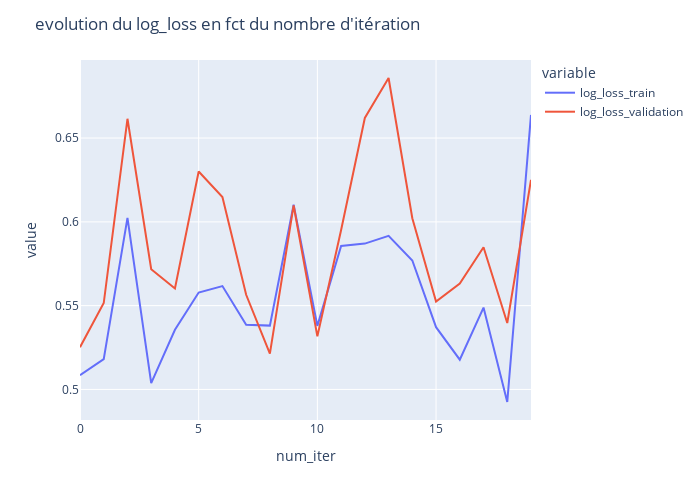

Notebook code for this chart:
### Markdown cell above
|Entrainnement par batches|
-----------------------------

### Code cell
#Entrainnement par batches 
classes = [ 0,  2, 16, 21, 22, 23, 30, 31, 32, 33,]
model_gradient_boosting = GradientBoostingClassifier ( loss = 'log_loss' )
num_iter = 20
train_batch_size = X_train.shape[0]//num_iter 
print ('train_batch_size ', train_batch_size)
validation_batch_size = X_validation.shape [0]//num_iter 
print ('test_batch_size ', validation_batch_size)
#accuracy_train = []
#accuracy_test = []
log_loss_train = []
log_loss_validation = []
for i in range ( num_iter ):
    X_train_batch = X_train [ i*train_batch_size :  (i+1)*train_batch_size]
    y_train_batch = y_train [ i*train_batch_size :  (i+1)*train_batch_size  ]

    X_validation_batch = X_validation [ i*validation_batch_size : (i+1) * validation_batch_size ]
    y_validation_batch = y_validation [ i*validation_batch_size : (i+1) * validation_batch_size  ]

    model_gradient_boosting.fit ( X_train_batch, y_train_batch)

    #accuracy_train.append ( model_decision_tree.score( X_train, y_train ) )
    #accuracy_test.append ( model_decision_tree.score ( X_validation, y_validation ) )

    y_train_pred = model_gradient_boosting.predict_proba ( X_train )
    y_validation_pred = model_gradient_boosting.predict_proba ( X_validation )

    log_loss_train.append ( log_loss ( y_train, y_train_pred, labels = classes ) )
    log_loss_validation.append ( log_loss ( y_validation, y_validation_pred, labels = classes ) )

    print ( 'Términé pour : ', (i+1)*train_batch_size ,'Entreprises')


log_loss_df = pd.DataFrame({'num_iter': range (num_iter), 'log_loss_train': log_loss_train, 'log_loss_validation': log_loss_validation})
fig = px.line ( log_loss_df, x = 'num_iter', y = ['log_loss_train', 'log_loss_validation'], width = 700, height = 500 )
fig.update_layout ( title = '''evolution du log_loss en fct du nombre d'itération''' )
fig.show()

### Figure 1 — Plotly figure (JSON) as saved in the notebook; plotly's stock layout.template omitted (floating-point values rounded to 4 significant figures)
{"data": [{"hovertemplate": "variable=log_loss_train<br>num_iter=%{x}<br>value=%{y}<extra></extra>", "legendgroup": "log_loss_train", "line": {"color": "#636efa", "dash": "solid"}, "marker": {"symbol": "circle"}, "mode": "lines", "name": "log_loss_train", "orientation": "v", "showlegend": true, "type": "scatter", "x": [0, 1, 2, 3, 4, 5, 6, 7, 8, 9, 10, 11, 12, 13, 14, 15, 16, 17, 18, 19], "xaxis": "x", "y": [0.5085, 0.5181, 0.6024, 0.5038, 0.5356, 0.5578, 0.5617, 0.5386, 0.5381, 0.6102, 0.5379, 0.5856, 0.587, 0.5916, 0.5769, 0.5371, 0.5178, 0.5488, 0.4925, 0.6638], "yaxis": "y"}, {"hovertemplate": "variable=log_loss_validation<br>num_iter=%{x}<br>value=%{y}<extra></extra>", "legendgroup": "log_loss_validation", "line": {"color": "#EF553B", "dash": "solid"}, "marker": {"symbol": "circle"}, "mode": "lines", "name": "log_loss_validation", "orientation": "v", "showlegend": true, "type": "scatter", "x": [0, 1, 2, 3, 4, 5, 6, 7, 8, 9, 10, 11, 12, 13, 14, 15, 16, 17, 18, 19], "xaxis": "x", "y": [0.5252, 0.5515, 0.6615, 0.5718, 0.5602, 0.6301, 0.6148, 0.5565, 0.5214, 0.6098, 0.5317, 0.5952, 0.662, 0.6858, 0.6022, 0.5524, 0.5632, 0.5848, 0.5396, 0.6251], "yaxis": "y"}], "layout": {"height": 500, "legend": {"title": {"text": "variable"}, "tracegroupgap": 0}, "margin": {"t": 60}, "title": {"text": "evolution du log_loss en fct du nombre d'itération"}, "width": 700, "xaxis": {"anchor": "y", "domain": [0, 1], "title": {"text": "num_iter"}}, "yaxis": {"anchor": "x", "domain": [0, 1], "title": {"text": "value"}}}}
